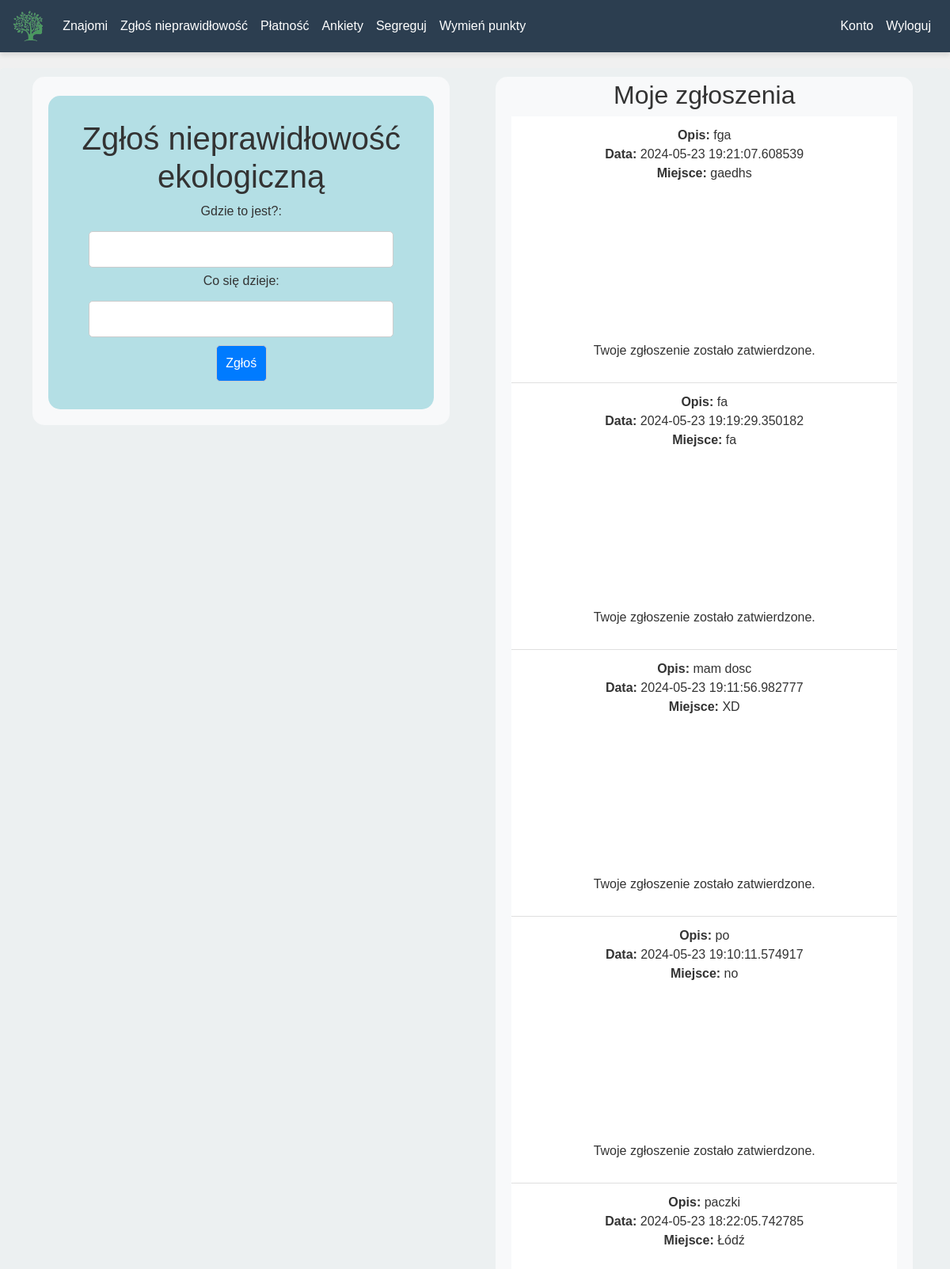
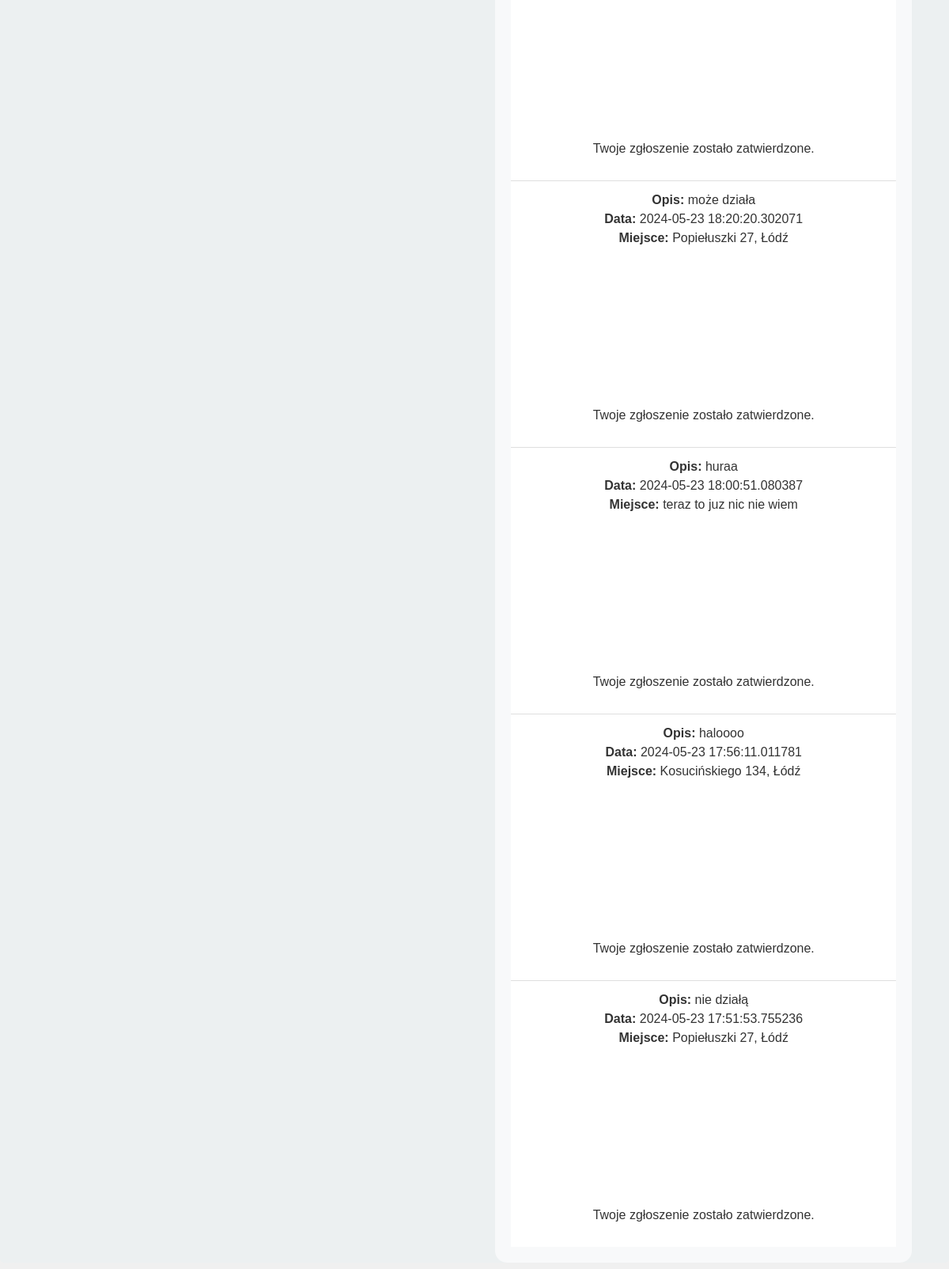
The app's page /report (signed in) with its own data (2 pictures, top to bottom).
### website/models.py (models this page shows)
class Report(db.Model):
    id = db.Column(db.Integer, primary_key=True)
    data = db.Column(db.String(10000))
    date = db.Column(db.DateTime(timezone=True), default=func.now())
    place = db.Column(db.String(150))
    status = db.Column(db.String(50), default='pending')
    user_id = db.Column(db.Integer, db.ForeignKey('user.id'))

### website/views.py (the view, shortened to what this page needs)
@views.route("/report", methods=['GET', 'POST'])
@login_required
def report():
    user_reports = list(reversed(current_user.Reports))
    return render_template('report.html', user=current_user,user_reports=user_reports)

### website/__init__.py (called while the page is built)
def create_app():
    app = Flask(__name__, static_folder='templates/static')
    app.config['SECRET_KEY'] = 'hjshjhdjah kjshkjdhjs'
    app.config['SQLALCHEMY_DATABASE_URI'] = f'sqlite:///{DB_NAME}'
    db.init_app(app)
    from .views import views
    from .auth import auth
    app.register_blueprint(views, url_prefix='/')
    app.register_blueprint(auth, url_prefix='/')
    from .models import User, Event
    with app.app_context():
        db.create_all()
        create_admin(app)
    login_manager = LoginManager()
    login_manager.login_view = 'auth.login_user'
    login_manager.init_app(app)
    @login_manager.user_loader
    def load_user(id):
        return User.query.get(int(id))
    return app

### website/templates/report.html (shortened to what this page needs)
{% extends "base.html" %}
{% block content %}
    <div class="container">
        <div class="row">
            <div class="col-md-6">
                <div class="container1">
                    <div class="container_event">
                        <h1 align="center">Zgłoś nieprawidłowość ekologiczną</h1>
                        <body>
                            <form method="POST">
                                <label for="place">Gdzie to jest?:</label><br>
                                <input type="text" id="place" name="place" required><br>
                                <label for="data">Co się dzieje:</label><br>
                                <input type="text" id="data" name="data" required><br>
                                <button type="submit">Zgłoś</button>
                            </form>
                        </body>
                    </div>
                </div>
            </div>
            <div class="col-md-6">
                <div class="container2">
                    <div class="container_report">
                        <h2 align="center">Moje zgłoszenia</h2>
                        <ul class="list-group list-group-flush" id="Reports">
                            {% for report in user_reports %}
                                <li class="list-group-item">
                                    <strong>Opis:</strong> {{ report.data }}<br>
                                    <strong>Data:</strong> {{ report.date }}<br>
                                    <strong>Miejsce:</strong> {{ report.place }}<br>
                                    <div id="map-{{ report.id }}" style="height: 200px;"></div>
                                    {% if report.status == 'rejected' %}
                                        <p>Twoje zgłoszenie zostało odrzucone.</p>
                                    {% elif report.status == 'accepted' %}
                                        <p>Twoje zgłoszenie zostało zatwierdzone.</p>
                                    {%else%}
                                        <p>Twoje zgłoszenie czeka na rozpatrzenie.</p>
                                    {% endif %}
                                </li>
                            {% endfor %}
                        </ul>
                    </div>
                </div>
            </div>
        </div>
    </div>
{% endblock %}

### website/templates/base.html (shortened to what this page needs)
<!DOCTYPE html>
<html>
<head>
    <link rel="stylesheet" href="https://stackpath.bootstrapcdn.com/bootstrap/4.4.1/css/bootstrap.min.css">
    <link rel="stylesheet" href="https://stackpath.bootstrapcdn.com/font-awesome/4.7.0/css/font-awesome.min.css">
</head>
<body>
    <nav class="navbar navbar-expand-lg navbar-dark bg-primary">
        <a class="navbar-brand" id="home" href="/">
   <img src="{{ url_for('static', filename='logo.png') }}" alt="E-Gmina" style="height: 40px;">
</a>
        <div class="collapse navbar-collapse" id="navbar">
            <div class="navbar-nav mr-auto">
                {% if current_user.is_authenticated %}
                    {% if current_user.role == 'user'%}
                        <a class="nav-item nav-link" id="friends-button" href="/invite-friends">Znajomi</a>
                        <a class="nav-item nav-link" id="report-button" href='/report'>Zgłoś nieprawidłowość</a>
                        <a class="nav-item nav-link" id="platnosc-button" href='/payment'>Płatność</a>
                        <a class="nav-item nav-link" id="ankiety-button" href='/surveys'>Ankiety</a>
                        <a class="nav-item nav-link" id="odpady-button" href='/segregate'>Segreguj </a>
                        <a class="nav-item nav-link" id="wymiana-button" href='/exchange'>Wymień punkty </a>
                    {% endif %}
                {% else %}
                    <a class="nav-item nav-link" id="login" href="/login">Zaloguj</a>
                    <a class="nav-item nav-link" id="signUp" href="/sign-up">Zarejestruj</a>
                {% endif %}
            </div>
            <div class="navbar-nav ml-auto">
                {% if user.is_authenticated %}
                    {% if current_user.role != 'admin' %}
                        <a class="nav-item nav-link" id="user_info" href="/user_info">Konto</a>
                    {% endif %}
                    <a class="nav-item nav-link" id="logout" href="/logout">Wyloguj</a>
                {% endif %}
            </div>
        </div>
    </nav>
    <div class="container">{% block content %} {% endblock %}</div>
</body>
</html>

### website/templates/base.html (style rules this page uses)
body { background-color: #f0f0f0; color: #333; }
.navbar { background-color: #2c3e50 !important; box-shadow: 0 4px 6px rgba(0, 0, 0, 0.1); }
.navbar-brand, .navbar-nav .nav-link { color: #fff !important; }
.container { background-color: #ecf0f1; border-radius: 5px; max-width: 100%; margin: 20px auto; padding: 0 15px; }

### website/templates/report.html (style rules this page uses)
body { font-family: Arial, sans-serif; margin: 0; padding: 0; }
.container1, .container2 { background-color: #f8f9fa; color: #333333; text-align: center; padding: 20px; padding-top: 4px; border-radius: 15px; width: 95%; margin-top: 2%; margin-left: 2%; }
.container_event { position: relative; background-color: #b4dfe5; color: #333333; justify-content: center; align-items: center; border-radius: 15px; padding: 30px; margin-top: 20px; }
input[type="text"], input[type="datetime-local"], button { padding: 10px; margin: 5px; border: 1px solid #ccc; border-radius: 5px; width: 90%; box-sizing: border-box; }
button { background-color: #007bff; color: #ffffff; cursor: pointer; width:15%; }

### records on screen
Report: data "fga", date "2024-05-23 19:21:07.608539", place "gaedhs", status "Twoje zgłoszenie zostało zatwierdzone."
Report: data "fa", date "2024-05-23 19:19:29.350182", place "fa", status "Twoje zgłoszenie zostało zatwierdzone."
Report: data "mam dosc", date "2024-05-23 19:11:56.982777", place "XD", status "Twoje zgłoszenie zostało zatwierdzone."
Report: data "po", date "2024-05-23 19:10:11.574917", place "no", status "Twoje zgłoszenie zostało zatwierdzone."
Report: data "paczki", date "2024-05-23 18:22:05.742785", place "Łódź", status "Twoje zgłoszenie zostało zatwierdzone."
Report: data "może działa", date "2024-05-23 18:20:20.302071", place "Popiełuszki 27, Łódź", status "Twoje zgłoszenie zostało zatwierdzone."
Report: data "huraa", date "2024-05-23 18:00:51.080387", place "teraz to juz nic nie wiem", status "Twoje zgłoszenie zostało zatwierdzone."
Report: data "haloooo", date "2024-05-23 17:56:11.011781", place "Kosucińskiego 134, Łódź", {{ report.id }} 2 (drawn), status "Twoje zgłoszenie zostało zatwierdzone."
Report: data "nie działą", date "2024-05-23 17:51:53.755236", place "Popiełuszki 27, Łódź", status "Twoje zgłoszenie zostało zatwierdzone."
